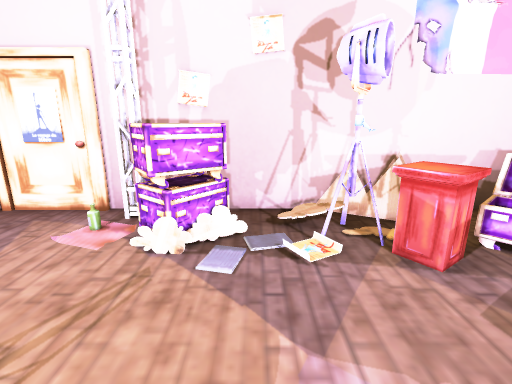
View 1 (above)

12 first-person views from a walk through a scene from a Unity 3-D project. The camera is 1.5 m above the floor, tilts 14° down and sees 85° across. The floor is counted in squares, 0.5 m on a side. Each view is taken from the middle of a square. On the plan, view 1 faces up. The plan holds only what a view shows up to about 20 squares ahead; the rest is blank. The place goes on beyond the plan. The player character is not drawn. Some surface patterns are stand-ins.

View 2
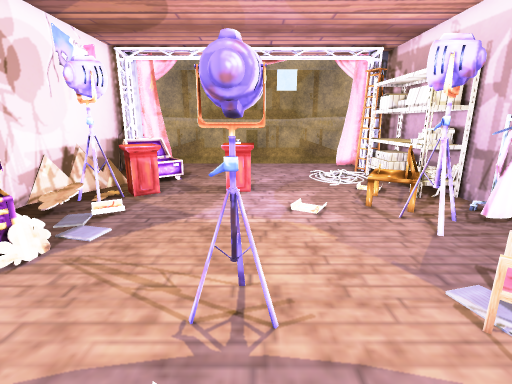

View 3
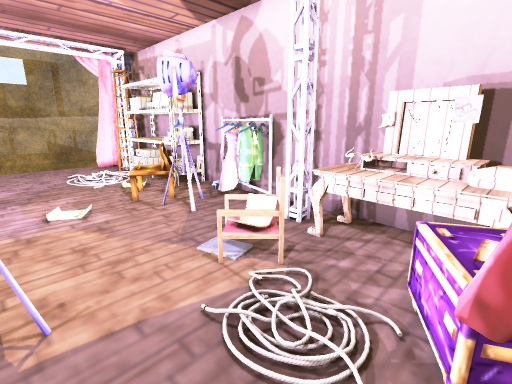

View 4
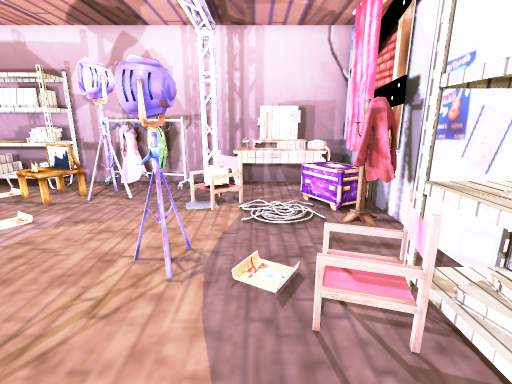

View 5
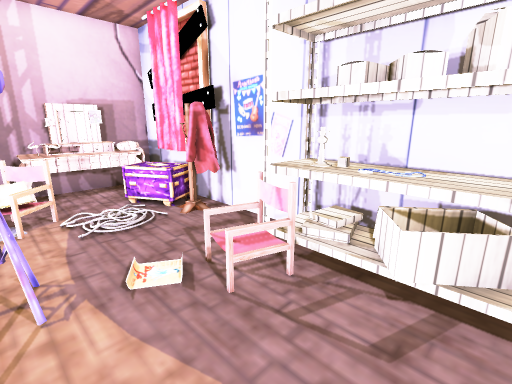

View 6
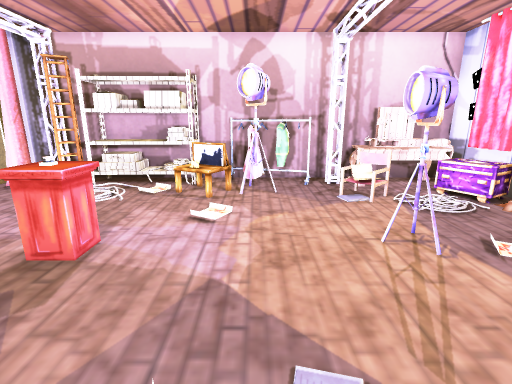

View 7
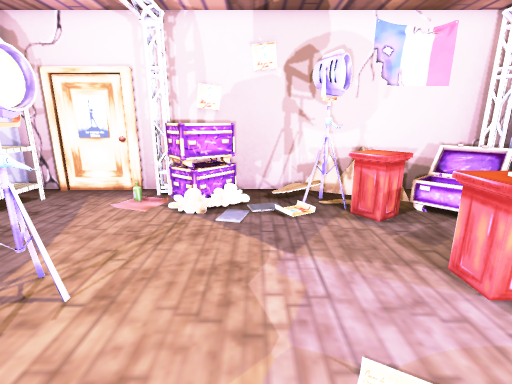

View 8
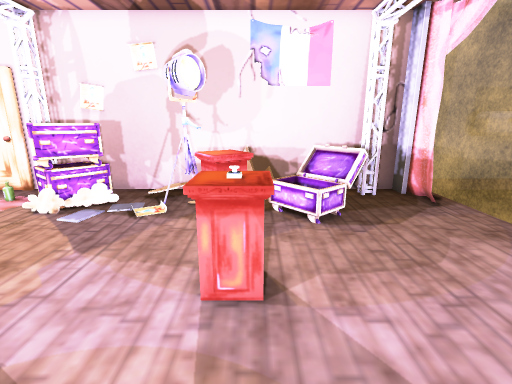

View 9
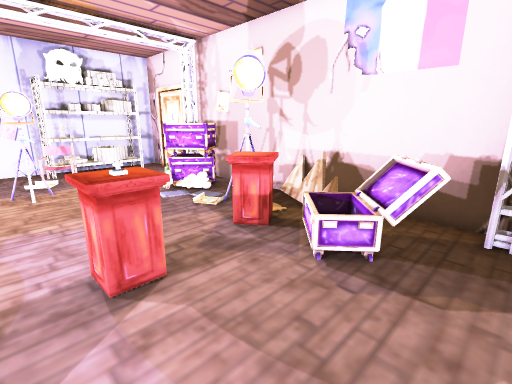

View 10
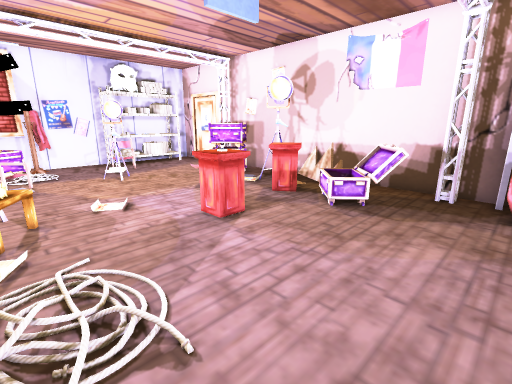

View 11
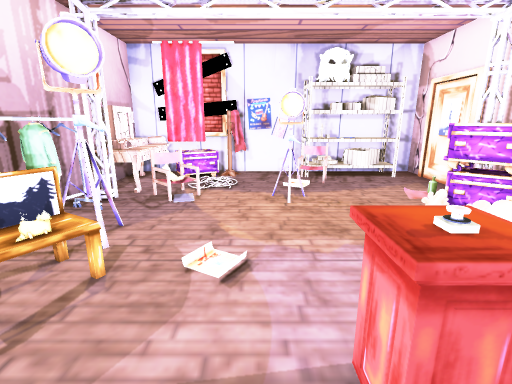

View 12
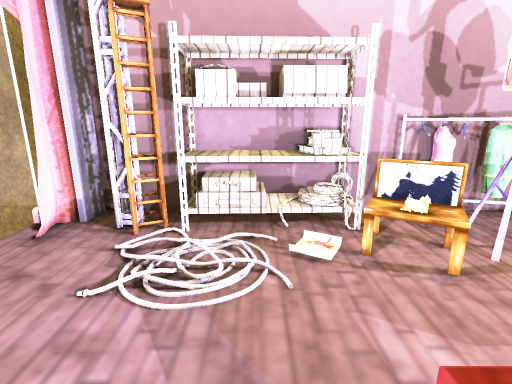

### Floor plan
Points are (right, up) in squares from view 1. A wall is a line through its corners. A room is listed if a view was taken in it or the views show most of it. See-through windows are left out.
Room 1 (views 1, 2, 3, 4, 5, 6, 7, 8, 9, 10, 11, 12)
walls: (1.4, -7.4) (2.6, -7.4); (-4.2, -5.7) (-3.6, -5.7); (-4.2, -5.8) (-3.6, -5.6); (-3.6, 8.5) (-4.2, 8.5); (-4.3, -6.3) (-4.2, -5.6) (-3.6, -5.8) (-3.5, -6.2); (-3.5, 9.1) (-3.6, 8.4) (-4.1, 8.6); (-4.6, -7.4) (-2.4, -7.4); (-5.3, 9.3) (-5.9, 9.3); (-5.7, 9.3) (-6.3, 9.5); (9.5, -5.7) (10.1, -5.7); (-5.6, 9.6) (-8.5, 9.6); (9.4, -6.3) (9.5, -5.6) (10, -5.8); (9.5, -6.2) (10.1, -6.2); (8.4, -7.4) (11.3, -7.4); (9.6, -6.2) (10.1, -5.9); (9.6, 8.4) (9.2, 8.8); (-10.1, -1.6) (-10.1, -3.3); (10.1, 8.5) (9.5, 8.5); (10.1, 8.6) (9.5, 8.4) (9.4, 9.1); (-7.8, 9.5) (-8.3, 9.4); (11.8, -5.7) (11.2, -4.6); (11.5, -6.4) (11.8, -5.9); (11.5, -6.4) (11.8, -6); (11.5, -6.5) (11.9, -5.7); (11.6, 9.6) (-5.4, 9.6); (-10.5, 9.6) (-10.5, -7.4) (-7.9, -7.4)
low walls: (11.3, 6.7) (11.9, 8.2); (11.8, -5.9) (11.3, -4.5)
objects: other object (-10, -2) to (-9, -1); other object (-10, 3) to (-8, 8); other object (-9, -7) to (-5, -5); other object (-9, -4) to (-9, -3); other object (-8, -4) to (-8, -3); other object (-8, 2) to (-7, 4); other object (-5, -4) to (-4, -3); other object (-4, 1) to (-4, 2); other object (-3, -7) to (1, -6); other object (-3, 7) to (-1, 8); other object (-2, 6) to (-1, 9); other object (0, -5) to (0, -4); other object (1, -5) to (3, -3); other object (2, 7) to (3, 7); other object (3, -7) to (8, -5); other object (3, 5) to (5, 7); other object (3, 8) to (5, 9); other object (4, 1) to (5, 2); other object (5, 2); other object (7, 6) to (9, 8); other object (9, -6) to (9, -5)

Positions as (right, up) in squares from view 1, and headings:
1: (0, 0), facing up
2: (-8, 1), facing right
3: (-9, 1), facing down-right
4: (-6, 7), facing down
5: (-4, 7), facing down-left
6: (0, 8), facing down
7: (0, -3), facing up
8: (5, -3), facing up
9: (10, 0), facing up-left
10: (12, -4), facing up-left
11: (7, 0), facing left
12: (6, 2), facing down
